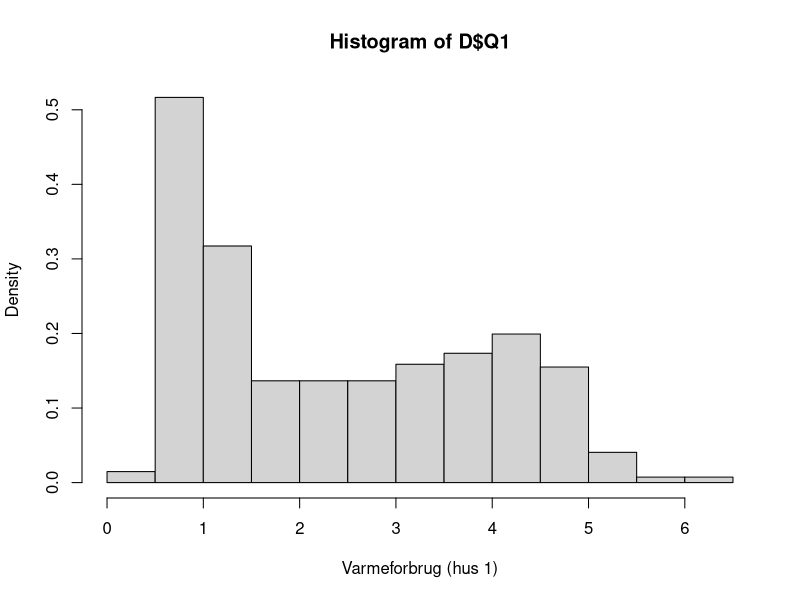
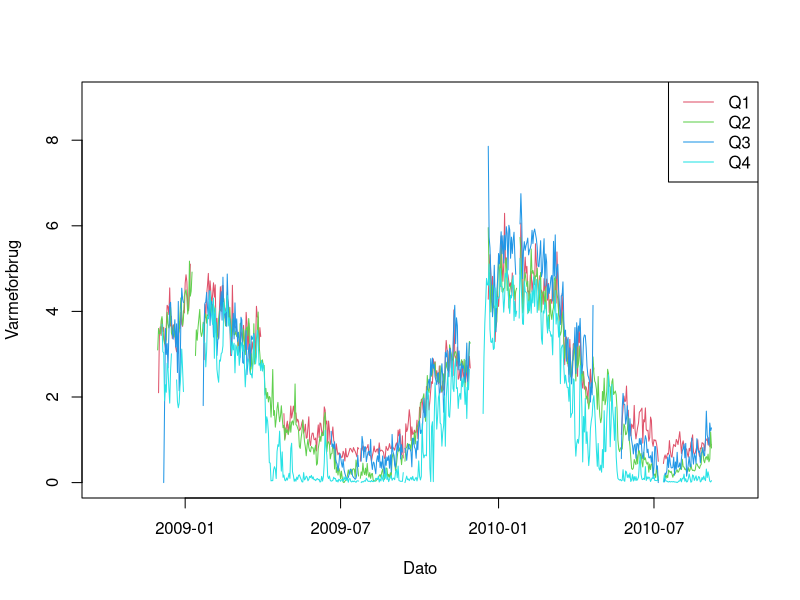
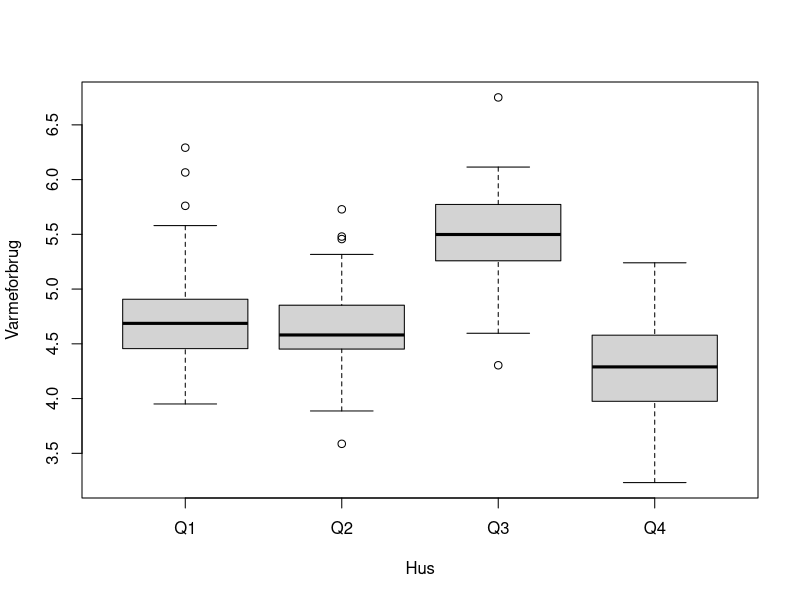
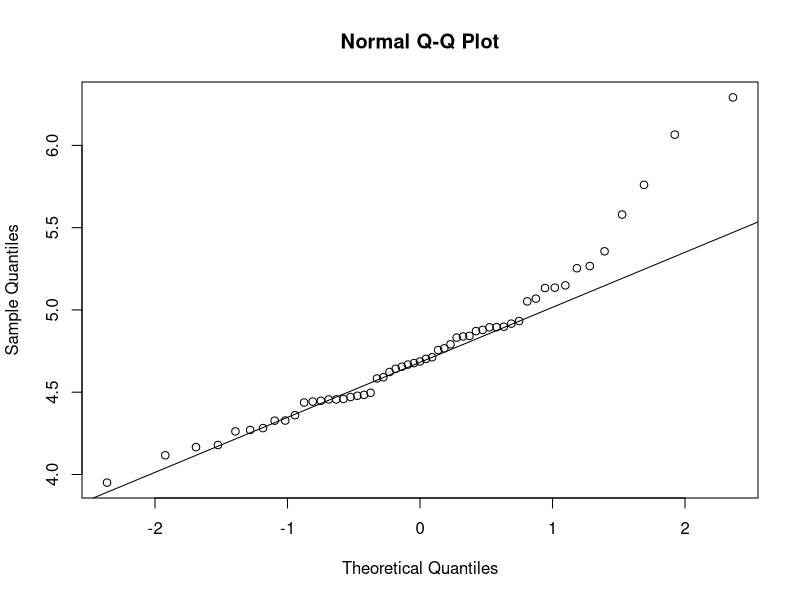

The R source for these figures, in order:

###########################################################################
## Sæt working directory

## I RStudio kan man nemt sætte working directory med menuen 
## "Session -> Set Working Directory -> To Source File Location" 
## Bemærk: i R bruges kun "/" til separering i stier 
## (altså ingen backslash).
setwd("Erstat her med stien til den mappe, hvor projektfilerne er gemt.")


###########################################################################
## Indlæs data

## Indlæs data fra soenderborg1_data.csv
D <- read.table("soenderborg1_data.csv", header=TRUE, sep=";", 
                as.is=TRUE)


###########################################################################
## Simpel opsummering af data

## Dimensionen af D (antallet af rækker og søjler)
dim(D)
## Søjle-/variabelnavne
names(D)
## De første rækker/observationer
head(D)
## De sidste rækker/observationer
tail(D)
## Udvalgte opsummerende størrelser
summary(D)
## En anden type opsummering af datasættet
str(D)


###########################################################################
## Histogram (empirisk tæthed)

## Histogram der beskriver den empiriske tæthed for obs.
## af varmeforbruget for hus 1 (histogram for de daglige 
## målinger normaliseret så arealet er lig 1)
hist(D$Q1, xlab="Varmeforbrug (hus 1)", prob=TRUE)


###########################################################################
## Konverter variabel til dato

## Konverterer variablen 't' til en dato-variabel i R
D$t <- as.Date(x=D$t, format="%Y-%m-%d")
## Tjekker resultatet
summary(D$t)


###########################################################################
## Plot af data over tid

## Plot varmeforbruget over tid
plot(D$t, D$Q1, type="l", xlim=as.Date(c("2008-10-02","2010-10-01")), 
     ylim=c(0,9), xlab="Dato", ylab="Varmeforbrug", col=2)
lines(D$t, D$Q2, col=3)
lines(D$t, D$Q3, col=4)
lines(D$t, D$Q4, col=5)
## Tilføj legend
legend("topright", legend=paste0("Q",c(1,2,3,4)), lty=1, col=2:5)


###########################################################################
## Udvælg deldatasæt

## Udvælg data fra januar og februar 2010
Dsel <- subset(D, "2010-01-01" <= t & t < "2010-3-01")


###########################################################################
## Boxplot opdelt efter hus

## Boxplot for varmeforbrug opdelt efter hus
boxplot(Dsel[ ,c("Q1","Q2","Q3","Q4")],
        xlab="Hus", ylab="Varmeforbrug")


###########################################################################
## Opsummerende størrelser for varmeforbruget

## Antal observationer af dagligt varmeforbrug for hus 1 i jan-feb 2010
## (medregner ej eventuelle manglende værdier)
sum(!is.na(Dsel$Q1))
## Stikprøvegennemsnit af dagligt varmeforbrug for hus 1 i jan-feb 2010
mean(Dsel$Q1, na.rm=TRUE)
## Stikprøvevarians af dagligt varmeforbrug for hus 1 i jan-feb 2010
var(Dsel$Q1, na.rm=TRUE)
## osv. 
## Argumentet 'na.rm=TRUE' sørger for at størrelsen
## udregnes selvom der eventuelt er manglende værdier


###########################################################################
## qq-plot til modelkontrol

## qq-plot for varmeforbruget i hus 1 
qqnorm(Dsel$Q1)
qqline(Dsel$Q1)


###########################################################################
## Konfidensinterval for middelværdi

## Konfidensinterval for middelværdi af dagligt varmeforbrug i hus 1
t.test(Dsel$Q1, conf.level=0.95)$conf.int


###########################################################################
## T-test for en enkelt stikprøve

## Test af hypotesen mu=2.38 for dagligt varmeforbrug i hus 1
t.test(Dsel$Q1, mu=2.38)


###########################################################################
## Welch t-test for sammenligning af to (uafhængige) stikprøver

## Sammenligning af varmeforbrug i hus 1 og 2
t.test(Dsel$Q1, Dsel$Q2)


###########################################################################
## Beregning af korrelation

## Beregning af korrelation mellem Q1 og G
cor(D[, c("Q1","G")], use="pairwise.complete.obs")

  
###########################################################################
## Delmængder i R

## Ekstra bemærkning om måder at udtage delmænger i R
##
## En logisk (logical) vektor med sandt (TRUE) eller falsk (FALSE) for
## hver række i D, f.eks. de dage hvor der har været frost
D$Ta < 0
## Den kan bruges, når man vil udvælge f.eks. varmeforbrug for hus 1
## på frostdage
D$Q1[D$Ta < 0]
## Alternativt kan man bruge funktionen 'subset'
subset(D, Ta < 0)
## Mere komplekse logiske udtryk kan laves, f.eks. udvælg kun
## observationer fra før 1. januar 2010 hvor der er frostvejr
subset(D, t < "2010-01-01" & Ta < 0)

  
###########################################################################
## Flere R-tips  

## Lav en for-løkke med beregning af et par opsummerende størrelser
## og gem resultatet i en ny data.frame
Tbl <- data.frame()
## Find søjlerne med varmeforbrug
udvalgte <- c("Q1","Q2","Q3","Q4")
## Beregn nøgletallene for hvert hus
for(i in udvalgte){
  ## Udtag den relevante søjle
  x <- Dsel[, i]
  ## Tag stikprøvegennemsnittet
  Tbl[i, "mean"] <- mean(x, na.rm=TRUE)
  ## Tag stikprøvevariansen
  Tbl[i, "var"] <- var(x, na.rm=TRUE) }
## Se hvad der er i Tbl
Tbl
  
## I R er der endnu mere kortfattede måder hvorpår sådanne udregninger 
## kan udføres. For eksempel
apply(Dsel[, udvalgte], 2, mean, na.rm=TRUE)
## eller flere ad gangen i et kald
apply(Dsel[, udvalgte], 2, function(x){
  c(mean=mean(x, na.rm=TRUE),
    var=var(x, na.rm=TRUE)) })
## Se flere smarte funktioner med: ?apply, ?aggregate og ?lapply
## og for ekstremt effektiv databehandling se f.eks. pakkerne: dplyr,
## tidyr, reshape2 og ggplot2.

## LaTeX tips:
## R-pakken "xtable" kan generere LaTeX tabeller og skrive dem direkte 
## ind i en fil, som derefter kan inkluderes i et .tex dokument.
## R-pakken "knitr" kan anvendes meget elegant til at lave et .tex 
## dokument der inkluderer R koden direkte i dokumentet. Dette 
## dokument og bogen er lavet med knitr.
